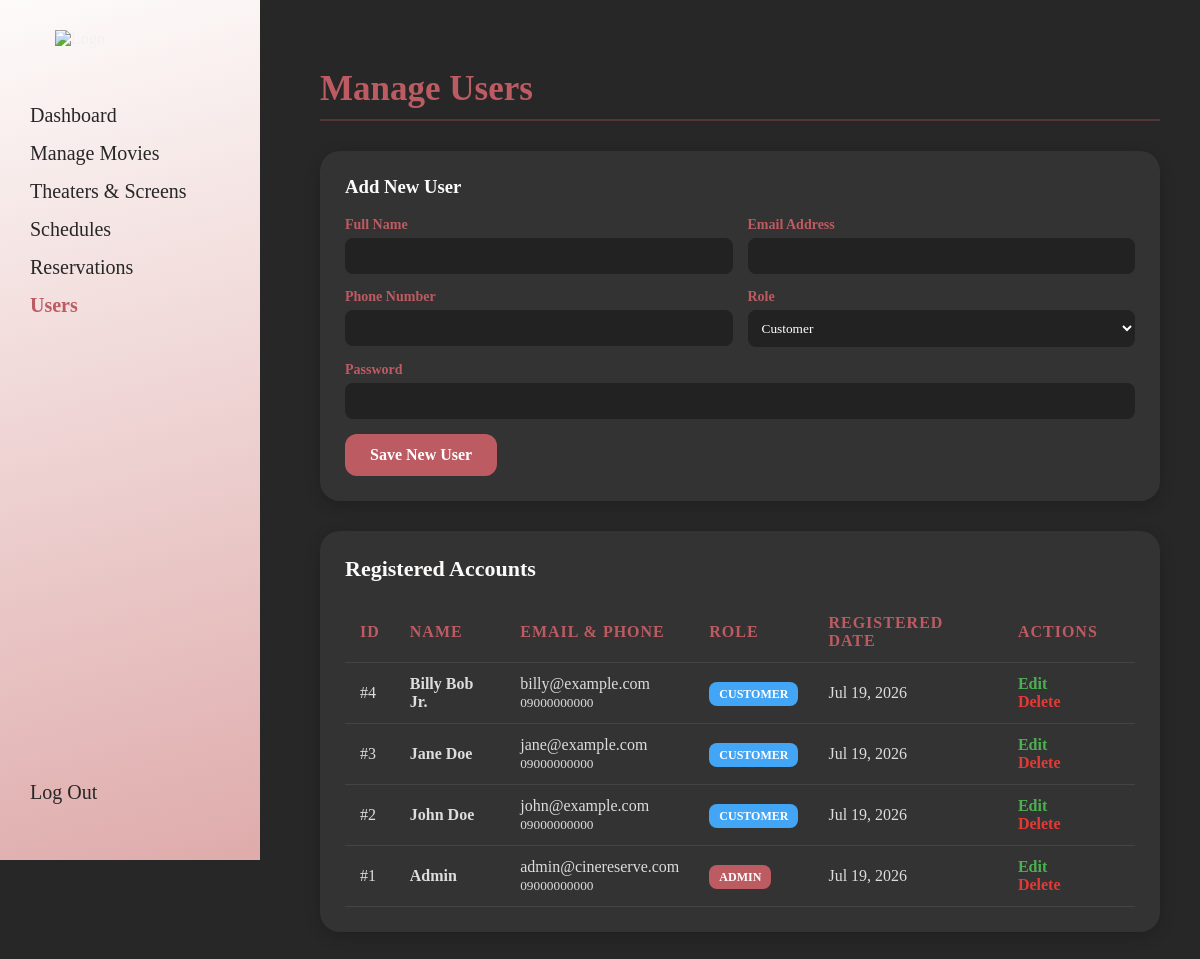
/Admin_Users.php (signed in), run on the app's committed database.
### tables this page shows
CREATE TABLE `users` (
  `user_id` int(11) NOT NULL,
  `full_name` varchar(100) NOT NULL,
  `email` varchar(150) NOT NULL,
  `password_hash` varchar(255) NOT NULL,
  `phone_number` varchar(20) DEFAULT NULL,
  `role` enum('customer','admin') NOT NULL DEFAULT 'customer',
  `created_at` timestamp NOT NULL DEFAULT current_timestamp(),
  `updated_at` timestamp NOT NULL DEFAULT current_timestamp() ON UPDATE current_timestamp()
);

### Admin_Users.php (the view, shortened to what this page needs)
<?php
require 'db.php';
$current_admin_id = $_SESSION['user_id'];
$edit_user = null;
$users = $conn->query("SELECT user_id, full_name, email, phone_number, role, created_at FROM users ORDER BY role ASC, full_name ASC")->fetch_all(MYSQLI_ASSOC);
?>
<!DOCTYPE html>
<html lang="en">
<head>
    <link rel="stylesheet" href="CSS/Admin.css">
</head>
<body>
    <nav class="Navigation">
        <img src="Assets/UI-icons/Logo.png" class="Logo" alt="Logo" width="150px">
        <ul>
            <li><a href="Admin_Dashboard.php">Dashboard</a></li>
            <li><a href="Admin_Movies.php">Manage Movies</a></li>
            <li><a href="Admin_Theaters.php">Theaters & Screens</a></li>
            <li><a href="Admin_Schedules.php">Schedules</a></li>
            <li><a href="Admin_Reservations.php">Reservations</a></li>
            <li><a href="Admin_Users.php" style="font-weight: bold; color: #bd5b62;">Users</a></li>
            <li class="Logout"><a href="Auth/Logout.php">Log Out</a></li>
        </ul>
    </nav>
    <main class="Main">
        <h2 class="Page-title">Manage Users</h2>
        <div class="admin-form">
            <h3 style="margin-top: 0; color: #fdfbfa;"><?= $edit_user ? 'Edit User' : 'Add New User' ?></h3>
            <form method="POST" action="Admin_Users.php">
                <div class="form-grid">
                    <div>
                        <label>Full Name</label>
                        <input type="text" name="full_name" required value="<?= htmlspecialchars($edit_user['full_name'] ?? '') ?>">
                    </div>
                    <div>
                        <label>Email Address</label>
                        <input type="email" name="email" required value="<?= htmlspecialchars($edit_user['email'] ?? '') ?>">
                    </div>
                    <div>
                        <label>Phone Number</label>
                        <input type="text" name="phone_number" value="<?= htmlspecialchars($edit_user['phone_number'] ?? '') ?>">
                    </div>
                    <div>
                        <label>Role</label>
                        <select name="role" required>
                            <option value="customer" <?= (isset($edit_user['role']) && $edit_user['role'] === 'customer') ? 'selected' : '' ?>>Customer</option>
                        </select>
                    </div>
                    <div style="grid-column: span 2;">
                        <label>Password <?= $edit_user ? '<small style="color:#aaa;">(Leave blank to keep current password)</small>' : '' ?></label>
                        <input type="password" name="password" <?= $edit_user ? '' : 'required' ?>>
                    </div>
                </div>
                <button type="submit"><?= $edit_user ? 'Update User' : 'Save New User' ?></button>
            </form>
        </div>
        <div class="data-section">
            <h3>Registered Accounts</h3>
            <table class="admin-table">
                <thead>
                    <tr>
                        <th>ID</th>
                        <th>Name</th>
                        <th>Email & Phone</th>
                        <th>Role</th>
                        <th>Registered Date</th>
                        <th>Actions</th>
                    </tr>
                </thead>
                <tbody>
                    <?php foreach ($users as $u): ?>
                    <tr>
                        <td>#<?= $u['user_id'] ?></td>
                        <td><strong><?= htmlspecialchars($u['full_name']) ?></strong></td>
                        <td><?= htmlspecialchars($u['email']) ?><br><small><?= htmlspecialchars($u['phone_number'] ?? 'N/A') ?></small></td>
                        <td><span class="role-badge <?= $u['role'] === 'admin' ? 'role-admin' : 'role-customer' ?>"><?= strtoupper($u['role']) ?></span></td>
                        <td><?= date('M j, Y', strtotime($u['created_at'])) ?></td>
                        <td>
                            <a href="Admin_Users.php?edit=<?= $u['user_id'] ?>" class="action-link">Edit</a>
                            <?php if ($u['user_id'] !== $current_admin_id): ?>
                                <a href="Admin_Users.php?delete=<?= $u['user_id'] ?>" class="action-link delete" onclick="return confirm('Are you sure you want to delete this user? All their reservations will also be deleted.');">Delete</a>
                            <?php else: ?>
                                <span style="color: #666; font-size: 14px;">(Current)</span>
                            <?php endif; ?>
                        </td>
                    </tr>
                    <?php endforeach; ?>
                </tbody>
            </table>
        </div>
    </main>
</body>
</html>

### CSS/Admin.css (style rules this page uses)
body { margin: 0; background: #272727; color: #f1f1f1; font-family: "myFont", serif; }
nav { position: fixed; top: 0; left: 0; width: 220px; height: 100vh; background: #fdfbfa; background-image: linear-gradient(165deg, #fdfbfa, #dfabab); padding: 30px 20px; display: flex; flex-direction: column; }
nav ul { list-style: none; display: flex; flex-direction: column; height: 100%; padding: 10px; gap: 15px; }
nav ul li { display: flex; align-items: center; }
nav a { color: #272727; text-decoration: none; font-size: 20px; transition: 0.2s; }
.Logo { display: block; margin: 0 auto 30px auto; width: 150px; }
.Logout { margin-top: auto; }
.Main { margin-left: 280px; padding: 40px; }
.Page-title { color: #bd5b62; font-size: 35px; margin-bottom: 30px; border-bottom: 2px solid rgba(189, 91, 98, 0.3); padding-bottom: 10px; }
.data-section { background: #333; padding: 25px; border-radius: 20px; box-shadow: 0 4px 15px rgba(0, 0, 0, 0.2); }
.data-section h3 { margin-top: 0; color: #fdfbfa; font-size: 22px; margin-bottom: 20px; }
.admin-table { width: 100%; border-collapse: collapse; text-align: left; }
.admin-table th, .admin-table td { padding: 12px 15px; border-bottom: 1px solid #444; }
.admin-table th { color: #bd5b62; font-size: 16px; text-transform: uppercase; letter-spacing: 1px; }
.admin-table td { color: #ddd; font-size: 16px; }

### Admin_Users.php (style rules this page uses)
.admin-form { background: #333; padding: 25px; border-radius: 20px; margin-bottom: 30px; box-shadow: 0 4px 15px rgba(0,0,0,0.2); }
.form-grid { display: grid; grid-template-columns: 1fr 1fr; gap: 15px; }
.admin-form label { display: block; font-size: 14px; color: #bd5b62; font-weight: bold; margin-bottom: 5px; }
.admin-form input, .admin-form select { width: 100%; padding: 10px; border-radius: 8px; border: none; font-family: "myFont", serif; background: #222; color: white; box-sizing: border-box; }
.admin-form button { background: #bd5b62; color: white; padding: 12px 25px; border: none; border-radius: 12px; font-weight: bold; cursor: pointer; font-size: 16px; margin-top: 15px; font-family: "myFont", serif; }
.action-link { color: #4CAF50; text-decoration: none; margin-right: 15px; font-weight: bold; }
.action-link.delete { color: #e53935; }
.role-badge { padding: 5px 10px; border-radius: 8px; font-size: 12px; font-weight: bold; text-transform: uppercase; }
.role-admin { background: #bd5b62; color: white; }
.role-customer { background: #42a5f5; color: white; }

### data on the page
users: user_id "4", full_name "Billy Bob Jr.", email "billy@example.com", phone_number "09000000000", role "CUSTOMER", created_at "Jul 19, 2026"
users: user_id "3", full_name "Jane Doe", email "jane@example.com", phone_number "09000000000", role "CUSTOMER", created_at "Jul 19, 2026"
users: user_id "2", full_name "John Doe", email "john@example.com", phone_number "09000000000", role "CUSTOMER", created_at "Jul 19, 2026"
users: user_id "1", full_name "Admin", email "admin@cinereserve.com", phone_number "09000000000", role "ADMIN", created_at "Jul 19, 2026"
